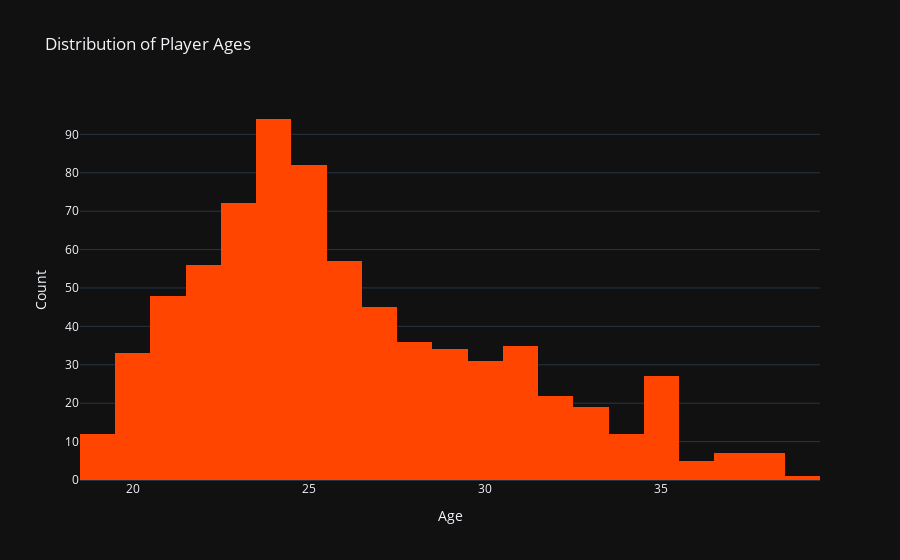
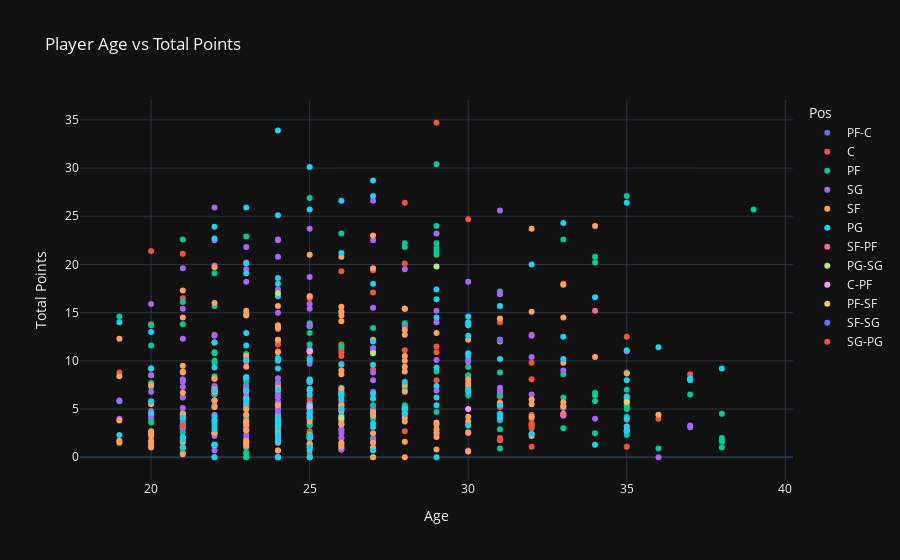
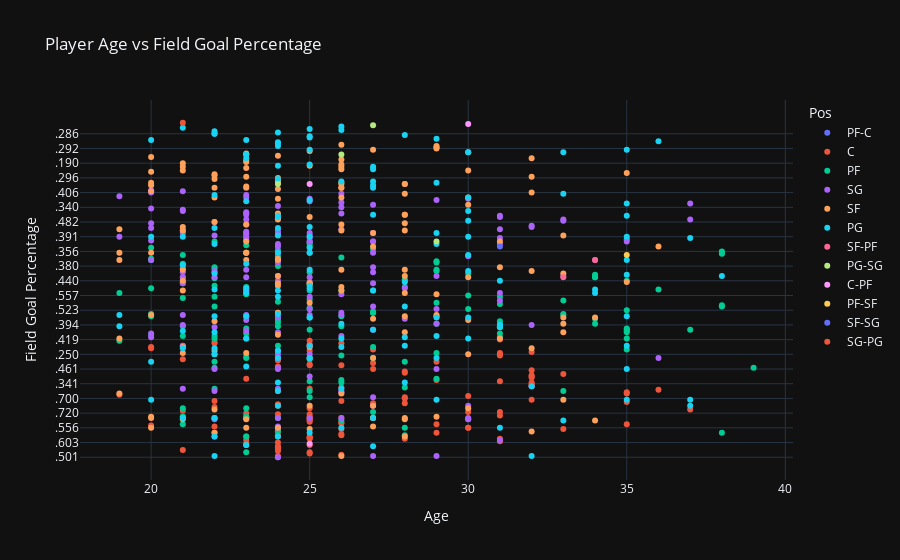
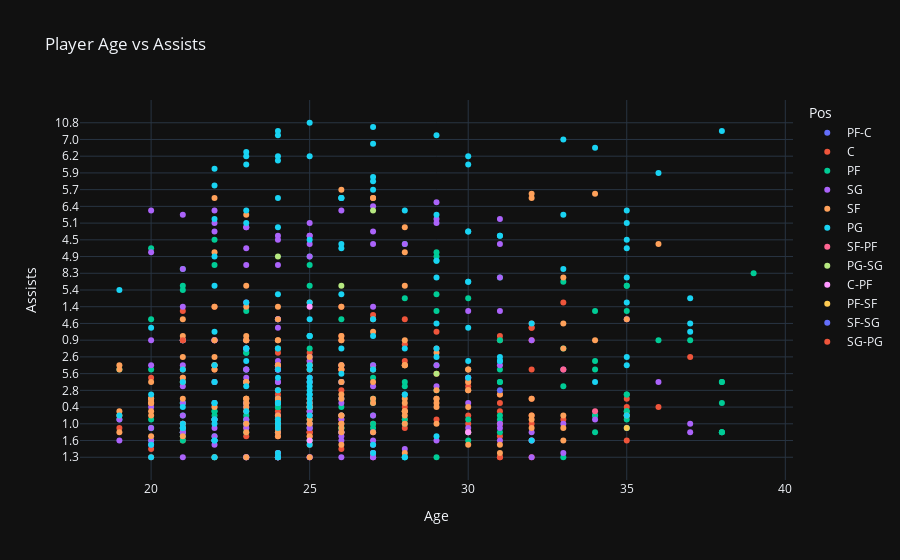

Here is the notebook cell these charts were saved with, in order:
### Code cell
#visualization of age distribution and scatter plots for age vs stats
def plot_histogram_and_scatter(df):
    #histogram for age distribution
    fig_age_histogram = go.Figure()
    fig_age_histogram.add_trace(go.Histogram(x=df['Age'], marker_color='orangered'))
    fig_age_histogram.update_layout(title='Distribution of Player Ages', xaxis_title='Age', yaxis_title='Count', template='plotly_dark')
    fig_age_histogram.show()

    #scatter plots for age vs different stats
    scatter_plots = [
        ('Total_Points', 'Total Points'),
        ('Field_Goal_Percentage', 'Field Goal Percentage'),
        ('Assists', 'Assists')
    ]

    for y_val, label in scatter_plots:
        fig = px.scatter(df, x='Age', y=y_val, color='Pos',
                         title=f'Player Age vs {label}',
                         labels={'Age': 'Age', y_val: label}, template='plotly_dark')
        
        fig.show()

plot_histogram_and_scatter(df)

### Figure 1 — Plotly figure (JSON) as saved in the notebook; plotly's stock layout.template omitted (floating-point values rounded to 4 significant figures; data arrays with more than 128 entries replaced by an {"elided": "..."} marker saying what was removed)
{"data": [{"marker": {"color": "orangered"}, "type": "histogram", "x": {"elided": "735 int values"}}], "layout": {"title": {"text": "Distribution of Player Ages"}, "xaxis": {"title": {"text": "Age"}}, "yaxis": {"title": {"text": "Count"}}}}

### Figure 2 — Plotly figure (JSON) as saved in the notebook; plotly's stock layout.template omitted (floating-point values rounded to 4 significant figures; data arrays with more than 128 entries replaced by an {"elided": "..."} marker saying what was removed)
{"data": [{"hovertemplate": "Pos=PF-C<br>Age=%{x}<br>Total Points=%{y}<extra></extra>", "legendgroup": "PF-C", "marker": {"color": "#636efa", "symbol": "circle"}, "mode": "markers", "name": "PF-C", "orientation": "v", "showlegend": true, "type": "scatter", "x": [24], "xaxis": "x", "y": [7.6], "yaxis": "y"}, {"hovertemplate": "Pos=C<br>Age=%{x}<br>Total Points=%{y}<extra></extra>", "legendgroup": "C", "marker": {"color": "#EF553B", "symbol": "circle"}, "mode": "markers", "name": "C", "orientation": "v", "showlegend": true, "type": "scatter", "x": [24, 26, 25, 25, 24, 21, 24, 24, 24, 25, 23, 24, 31, 31, 31, 25, 25, 25, 24, 26, 29, 24, 23, 24, 26, 30, 22, 30, 20, 29, 26, 25, 25, 25, 25, 25, 25, 31, 25, 23, 30, 21, 37, 25, 22, 24, 24, 24, 24, 28, 28, 35, 22, 32, 28, 28, 30, 19, 27, 35, 35, 24, 35, 36, 25, 26, 26, 26, 32, 32, 32, 32, 31, 29, 23, 32, 32, 32, 23, 23, 23, 33, 28, 28, 32, 24, 27, 24, 24, 26, 25, 23, 27, 29, 24, 21, 22, 25, 25, 23, 31, 31, 31, 32, 25, 27, 31, 33, 20, 26, 20, 21, 25, 22, 26, 22, 25, 31, 26], "xaxis": "x", "y": [7.7, 19.3, 16.5, 16.7, 2.2, 1.5, 11.7, 10.2, 13.3, 4.4, 3.3, 5, 4.4, 5.2, 1.8, 3.4, 0, 4.1, 3.4, 5.7, 11.5, 11, 1.5, 11.8, 11.2, 24.7, 2.6, 8.4, 13.8, 34.7, 5.1, 6.3, 10.9, 4, 2.4, 3.4, 0.3, 14, 7.8, 4.3, 3.4, 16.5, 8.6, 1.2, 6.5, 22.5, 6.8, 0, 7.4, 26.4, 2.7, 3.9, 8.1, 4.4, 5.3, 4.9, 2.5, 8.8, 4.5, 12.5, 1.1, 4.1, 3.2, 4, 1.3, 6.5, 5, 10.5, 3, 4, 3.5, 1.1, 5.7, 10.9, 10.2, 9.8, 8.1, 12.7, 1, 0, 1.5, 5.3, 11.1, 20.1, 3.3, 5.5, 9.1, 7.3, 13.5, 9.7, 5.6, 2.8, 19.4, 8, 2.3, 21.1, 6.8, 2, 0, 9.9, 6.3, 2, 6.3, 3.3, 6, 17.1, 12.2, 18, 8.5, 10.9, 21.4, 4, 2.7, 12.7, 6.8, 7.1, 4.6, 1.8, 11.7], "yaxis": "y"}, {"hovertemplate": "Pos=PF<br>Age=%{x}<br>Total Points=%{y}<extra></extra>", "legendgroup": "PF", "marker": {"color": "#00cc96", "symbol": "circle"}, "mode": "markers", "name": "PF", "orientation": "v", "showlegend": true, "type": "scatter", "x": {"elided": "147 int values"}, "xaxis": "x", "y": {"elided": "147 float values"}, "yaxis": "y"}, {"hovertemplate": "Pos=SG<br>Age=%{x}<br>Total Points=%{y}<extra></extra>", "legendgroup": "SG", "marker": {"color": "#ab63fa", "symbol": "circle"}, "mode": "markers", "name": "SG", "orientation": "v", "showlegend": true, "type": "scatter", "x": {"elided": "154 int values"}, "xaxis": "x", "y": {"elided": "154 float values"}, "yaxis": "y"}, {"hovertemplate": "Pos=SF<br>Age=%{x}<br>Total Points=%{y}<extra></extra>", "legendgroup": "SF", "marker": {"color": "#FFA15A", "symbol": "circle"}, "mode": "markers", "name": "SF", "orientation": "v", "showlegend": true, "type": "scatter", "x": {"elided": "155 int values"}, "xaxis": "x", "y": {"elided": "155 float values"}, "yaxis": "y"}, {"hovertemplate": "Pos=PG<br>Age=%{x}<br>Total Points=%{y}<extra></extra>", "legendgroup": "PG", "marker": {"color": "#19d3f3", "symbol": "circle"}, "mode": "markers", "name": "PG", "orientation": "v", "showlegend": true, "type": "scatter", "x": {"elided": "147 int values"}, "xaxis": "x", "y": {"elided": "147 float values"}, "yaxis": "y"}, {"hovertemplate": "Pos=SF-PF<br>Age=%{x}<br>Total Points=%{y}<extra></extra>", "legendgroup": "SF-PF", "marker": {"color": "#FF6692", "symbol": "circle"}, "mode": "markers", "name": "SF-PF", "orientation": "v", "showlegend": true, "type": "scatter", "x": [34, 33], "xaxis": "x", "y": [15.2, 4.4], "yaxis": "y"}, {"hovertemplate": "Pos=PG-SG<br>Age=%{x}<br>Total Points=%{y}<extra></extra>", "legendgroup": "PG-SG", "marker": {"color": "#B6E880", "symbol": "circle"}, "mode": "markers", "name": "PG-SG", "orientation": "v", "showlegend": true, "type": "scatter", "x": [27, 26, 24, 29], "xaxis": "x", "y": [10.8, 4.1, 17, 19.8], "yaxis": "y"}, {"hovertemplate": "Pos=C-PF<br>Age=%{x}<br>Total Points=%{y}<extra></extra>", "legendgroup": "C-PF", "marker": {"color": "#FF97FF", "symbol": "circle"}, "mode": "markers", "name": "C-PF", "orientation": "v", "showlegend": true, "type": "scatter", "x": [25, 30, 25], "xaxis": "x", "y": [11, 5, 5.3], "yaxis": "y"}, {"hovertemplate": "Pos=PF-SF<br>Age=%{x}<br>Total Points=%{y}<extra></extra>", "legendgroup": "PF-SF", "marker": {"color": "#FECB52", "symbol": "circle"}, "mode": "markers", "name": "PF-SF", "orientation": "v", "showlegend": true, "type": "scatter", "x": [35], "xaxis": "x", "y": [5.7], "yaxis": "y"}, {"hovertemplate": "Pos=SF-SG<br>Age=%{x}<br>Total Points=%{y}<extra></extra>", "legendgroup": "SF-SG", "marker": {"color": "#636efa", "symbol": "circle"}, "mode": "markers", "name": "SF-SG", "orientation": "v", "showlegend": true, "type": "scatter", "x": [31], "xaxis": "x", "y": [12.1], "yaxis": "y"}, {"hovertemplate": "Pos=SG-PG<br>Age=%{x}<br>Total Points=%{y}<extra></extra>", "legendgroup": "SG-PG", "marker": {"color": "#EF553B", "symbol": "circle"}, "mode": "markers", "name": "SG-PG", "orientation": "v", "showlegend": true, "type": "scatter", "x": [21], "xaxis": "x", "y": [3.3], "yaxis": "y"}], "layout": {"legend": {"title": {"text": "Pos"}, "tracegroupgap": 0}, "title": {"text": "Player Age vs Total Points"}, "xaxis": {"anchor": "y", "domain": [0, 1], "title": {"text": "Age"}}, "yaxis": {"anchor": "x", "domain": [0, 1], "title": {"text": "Total Points"}}}}

### Figure 3 — Plotly figure (JSON) as saved in the notebook; plotly's stock layout.template omitted (floating-point values rounded to 4 significant figures; data arrays with more than 128 entries replaced by an {"elided": "..."} marker saying what was removed)
{"data": [{"hovertemplate": "Pos=PF-C<br>Age=%{x}<br>Field Goal Percentage=%{y}<extra></extra>", "legendgroup": "PF-C", "marker": {"color": "#636efa", "symbol": "circle"}, "mode": "markers", "name": "PF-C", "orientation": "h", "showlegend": true, "type": "scatter", "x": [24], "xaxis": "x", "y": [".501"], "yaxis": "y"}, {"hovertemplate": "Pos=C<br>Age=%{x}<br>Field Goal Percentage=%{y}<extra></extra>", "legendgroup": "C", "marker": {"color": "#EF553B", "symbol": "circle"}, "mode": "markers", "name": "C", "orientation": "h", "showlegend": true, "type": "scatter", "x": [24, 26, 25, 25, 24, 21, 24, 24, 24, 25, 23, 24, 31, 31, 31, 25, 25, 25, 24, 26, 29, 24, 23, 24, 26, 30, 22, 30, 20, 29, 26, 25, 25, 25, 25, 25, 25, 31, 25, 23, 30, 21, 37, 25, 22, 24, 24, 24, 24, 28, 28, 35, 22, 32, 28, 28, 30, 19, 27, 35, 35, 24, 35, 36, 25, 26, 26, 26, 32, 32, 32, 32, 31, 29, 23, 32, 32, 32, 23, 23, 23, 33, 28, 28, 32, 24, 27, 24, 24, 26, 25, 23, 27, 29, 24, 21, 22, 25, 25, 23, 31, 31, 31, 32, 25, 27, 31, 33, 20, 26, 20, 21, 25, 22, 26, 22, 25, 31, 26], "xaxis": "x", "y": [".459", ".521", ".634", ".570", ".696", ".636", ".586", ".591", ".581", ".490", ".725", ".603", ".565", ".563", ".583", ".680", 0, ".680", ".508", ".577", ".571", ".525", ".563", ".629", ".484", ".556", ".526", ".556", ".619", ".529", ".601", ".583", ".690", ".480", ".460", ".500", ".167", ".661", ".644", ".720", ".559", ".530", ".511", ".600", ".665", ".444", ".551", 0, ".551", ".583", ".597", ".624", ".654", ".432", ".700", ".515", ".617", ".747", ".597", ".485", ".368", ".471", ".529", ".598", ".429", ".504", ".508", ".500", ".359", ".367", ".341", ".364", ".573", ".510", ".611", ".555", ".562", ".548", ".500", 0, ".500", ".569", ".656", ".516", ".679", ".644", ".461", ".540", ".477", ".691", ".575", ".500", ".594", ".466", ".579", ".537", ".571", ".691", ".000", ".592", ".532", ".250", ".536", ".608", ".408", ".524", ".559", ".484", ".433", ".601", ".465", ".417", ".265", ".649", ".654", ".613", ".538", ".419", ".649"], "yaxis": "y"}, {"hovertemplate": "Pos=PF<br>Age=%{x}<br>Field Goal Percentage=%{y}<extra></extra>", "legendgroup": "PF", "marker": {"color": "#00cc96", "symbol": "circle"}, "mode": "markers", "name": "PF", "orientation": "h", "showlegend": true, "type": "scatter", "x": {"elided": "147 int values"}, "xaxis": "x", "y": {"elided": "147 mixed values"}, "yaxis": "y"}, {"hovertemplate": "Pos=SG<br>Age=%{x}<br>Field Goal Percentage=%{y}<extra></extra>", "legendgroup": "SG", "marker": {"color": "#ab63fa", "symbol": "circle"}, "mode": "markers", "name": "SG", "orientation": "h", "showlegend": true, "type": "scatter", "x": {"elided": "154 int values"}, "xaxis": "x", "y": {"elided": "154 mixed values"}, "yaxis": "y"}, {"hovertemplate": "Pos=SF<br>Age=%{x}<br>Field Goal Percentage=%{y}<extra></extra>", "legendgroup": "SF", "marker": {"color": "#FFA15A", "symbol": "circle"}, "mode": "markers", "name": "SF", "orientation": "h", "showlegend": true, "type": "scatter", "x": {"elided": "155 int values"}, "xaxis": "x", "y": {"elided": "155 mixed values"}, "yaxis": "y"}, {"hovertemplate": "Pos=PG<br>Age=%{x}<br>Field Goal Percentage=%{y}<extra></extra>", "legendgroup": "PG", "marker": {"color": "#19d3f3", "symbol": "circle"}, "mode": "markers", "name": "PG", "orientation": "h", "showlegend": true, "type": "scatter", "x": {"elided": "147 int values"}, "xaxis": "x", "y": {"elided": "147 mixed values"}, "yaxis": "y"}, {"hovertemplate": "Pos=SF-PF<br>Age=%{x}<br>Field Goal Percentage=%{y}<extra></extra>", "legendgroup": "SF-PF", "marker": {"color": "#FF6692", "symbol": "circle"}, "mode": "markers", "name": "SF-PF", "orientation": "h", "showlegend": true, "type": "scatter", "x": [34, 33], "xaxis": "x", "y": [".454", ".439"], "yaxis": "y"}, {"hovertemplate": "Pos=PG-SG<br>Age=%{x}<br>Field Goal Percentage=%{y}<extra></extra>", "legendgroup": "PG-SG", "marker": {"color": "#B6E880", "symbol": "circle"}, "mode": "markers", "name": "PG-SG", "orientation": "h", "showlegend": true, "type": "scatter", "x": [27, 26, 24, 29], "xaxis": "x", "y": [".478", ".396", ".434", ".443"], "yaxis": "y"}, {"hovertemplate": "Pos=C-PF<br>Age=%{x}<br>Field Goal Percentage=%{y}<extra></extra>", "legendgroup": "C-PF", "marker": {"color": "#FF97FF", "symbol": "circle"}, "mode": "markers", "name": "C-PF", "orientation": "h", "showlegend": true, "type": "scatter", "x": [25, 30, 25], "xaxis": "x", "y": [".725", ".558", ".434"], "yaxis": "y"}, {"hovertemplate": "Pos=PF-SF<br>Age=%{x}<br>Field Goal Percentage=%{y}<extra></extra>", "legendgroup": "PF-SF", "marker": {"color": "#FECB52", "symbol": "circle"}, "mode": "markers", "name": "PF-SF", "orientation": "h", "showlegend": true, "type": "scatter", "x": [35], "xaxis": "x", "y": [".437"], "yaxis": "y"}, {"hovertemplate": "Pos=SF-SG<br>Age=%{x}<br>Field Goal Percentage=%{y}<extra></extra>", "legendgroup": "SF-SG", "marker": {"color": "#636efa", "symbol": "circle"}, "mode": "markers", "name": "SF-SG", "orientation": "h", "showlegend": true, "type": "scatter", "x": [31], "xaxis": "x", "y": [".436"], "yaxis": "y"}, {"hovertemplate": "Pos=SG-PG<br>Age=%{x}<br>Field Goal Percentage=%{y}<extra></extra>", "legendgroup": "SG-PG", "marker": {"color": "#EF553B", "symbol": "circle"}, "mode": "markers", "name": "SG-PG", "orientation": "h", "showlegend": true, "type": "scatter", "x": [21], "xaxis": "x", "y": [".399"], "yaxis": "y"}], "layout": {"legend": {"title": {"text": "Pos"}, "tracegroupgap": 0}, "title": {"text": "Player Age vs Field Goal Percentage"}, "xaxis": {"anchor": "y", "domain": [0, 1], "title": {"text": "Age"}}, "yaxis": {"anchor": "x", "domain": [0, 1], "title": {"text": "Field Goal Percentage"}}}}

### Figure 4 — Plotly figure (JSON) as saved in the notebook; plotly's stock layout.template omitted (floating-point values rounded to 4 significant figures; data arrays with more than 128 entries replaced by an {"elided": "..."} marker saying what was removed)
{"data": [{"hovertemplate": "Pos=PF-C<br>Age=%{x}<br>Assists=%{y}<extra></extra>", "legendgroup": "PF-C", "marker": {"color": "#636efa", "symbol": "circle"}, "mode": "markers", "name": "PF-C", "orientation": "h", "showlegend": true, "type": "scatter", "x": [24], "xaxis": "x", "y": ["1.3"], "yaxis": "y"}, {"hovertemplate": "Pos=C<br>Age=%{x}<br>Assists=%{y}<extra></extra>", "legendgroup": "C", "marker": {"color": "#EF553B", "symbol": "circle"}, "mode": "markers", "name": "C", "orientation": "h", "showlegend": true, "type": "scatter", "x": [24, 26, 25, 25, 24, 21, 24, 24, 24, 25, 23, 24, 31, 31, 31, 25, 25, 25, 24, 26, 29, 24, 23, 24, 26, 30, 22, 30, 20, 29, 26, 25, 25, 25, 25, 25, 25, 31, 25, 23, 30, 21, 37, 25, 22, 24, 24, 24, 24, 28, 28, 35, 22, 32, 28, 28, 30, 19, 27, 35, 35, 24, 35, 36, 25, 26, 26, 26, 32, 32, 32, 32, 31, 29, 23, 32, 32, 32, 23, 23, 23, 33, 28, 28, 32, 24, 27, 24, 24, 26, 25, 23, 27, 29, 24, 21, 22, 25, 25, 23, 31, 31, 31, 32, 25, 27, 31, 33, 20, 26, 20, 21, 25, 22, 26, 22, 25, 31, 26], "xaxis": "x", "y": ["1.8", "3.9", "2.7", "1.6", "0.2", "0.6", "1.1", "1.0", "1.2", "0.7", "1.1", "1.3", "1.3", "1.7", "0.2", "0.4", "0.0", "0.4", "0.3", "0.6", "1.2", "1.7", "0.2", "2.1", "2.8", "3.5", "0.4", "0.5", "2.4", "5.6", "0.8", "1.0", "1.5", "0.2", "0.3", "0.4", "0.0", "1.3", "2.5", "0.5", "0.7", "2.4", "2.6", "0.1", "0.8", "2.3", "1.1", "0.0", "1.2", "9.0", "0.4", "0.7", "0.9", "1.6", "1.1", "1.2", "1.0", "1.1", "1.8", "1.6", "0.3", "1.1", "0.4", "0.4", "0.4", "0.9", "0.5", "1.9", "0.7", "0.9", "0.8", "0.3", "1.9", "4.0", "1.3", "4.4", "4.4", "4.6", "0.0", "0.0", "0.0", "1.2", "2.5", "2.0", "1.3", "0.7", "1.0", "1.3", "1.3", "0.8", "0.6", "0.9", "8.2", "2.3", "0.1", "5.0", "1.4", "0.6", "0.0", "1.0", "1.0", "0.0", "1.0", "1.0", "1.7", "1.3", "2.1", "3.3", "1.3", "1.2", "3.9", "1.6", "0.3", "1.2", "0.8", "0.9", "0.6", "0.9", "1.4"], "yaxis": "y"}, {"hovertemplate": "Pos=PF<br>Age=%{x}<br>Assists=%{y}<extra></extra>", "legendgroup": "PF", "marker": {"color": "#00cc96", "symbol": "circle"}, "mode": "markers", "name": "PF", "orientation": "h", "showlegend": true, "type": "scatter", "x": {"elided": "147 int values"}, "xaxis": "x", "y": {"elided": "147 str values"}, "yaxis": "y"}, {"hovertemplate": "Pos=SG<br>Age=%{x}<br>Assists=%{y}<extra></extra>", "legendgroup": "SG", "marker": {"color": "#ab63fa", "symbol": "circle"}, "mode": "markers", "name": "SG", "orientation": "h", "showlegend": true, "type": "scatter", "x": {"elided": "154 int values"}, "xaxis": "x", "y": {"elided": "154 str values"}, "yaxis": "y"}, {"hovertemplate": "Pos=SF<br>Age=%{x}<br>Assists=%{y}<extra></extra>", "legendgroup": "SF", "marker": {"color": "#FFA15A", "symbol": "circle"}, "mode": "markers", "name": "SF", "orientation": "h", "showlegend": true, "type": "scatter", "x": {"elided": "155 int values"}, "xaxis": "x", "y": {"elided": "155 str values"}, "yaxis": "y"}, {"hovertemplate": "Pos=PG<br>Age=%{x}<br>Assists=%{y}<extra></extra>", "legendgroup": "PG", "marker": {"color": "#19d3f3", "symbol": "circle"}, "mode": "markers", "name": "PG", "orientation": "h", "showlegend": true, "type": "scatter", "x": {"elided": "147 int values"}, "xaxis": "x", "y": {"elided": "147 str values"}, "yaxis": "y"}, {"hovertemplate": "Pos=SF-PF<br>Age=%{x}<br>Assists=%{y}<extra></extra>", "legendgroup": "SF-PF", "marker": {"color": "#FF6692", "symbol": "circle"}, "mode": "markers", "name": "SF-PF", "orientation": "h", "showlegend": true, "type": "scatter", "x": [34, 33], "xaxis": "x", "y": ["1.7", "0.8"], "yaxis": "y"}, {"hovertemplate": "Pos=PG-SG<br>Age=%{x}<br>Assists=%{y}<extra></extra>", "legendgroup": "PG-SG", "marker": {"color": "#B6E880", "symbol": "circle"}, "mode": "markers", "name": "PG-SG", "orientation": "h", "showlegend": true, "type": "scatter", "x": [27, 26, 24, 29], "xaxis": "x", "y": ["2.9", "2.2", "4.9", "5.6"], "yaxis": "y"}, {"hovertemplate": "Pos=C-PF<br>Age=%{x}<br>Assists=%{y}<extra></extra>", "legendgroup": "C-PF", "marker": {"color": "#FF97FF", "symbol": "circle"}, "mode": "markers", "name": "C-PF", "orientation": "h", "showlegend": true, "type": "scatter", "x": [25, 30, 25], "xaxis": "x", "y": ["1.6", "0.6", "1.4"], "yaxis": "y"}, {"hovertemplate": "Pos=PF-SF<br>Age=%{x}<br>Assists=%{y}<extra></extra>", "legendgroup": "PF-SF", "marker": {"color": "#FECB52", "symbol": "circle"}, "mode": "markers", "name": "PF-SF", "orientation": "h", "showlegend": true, "type": "scatter", "x": [35], "xaxis": "x", "y": ["1.1"], "yaxis": "y"}, {"hovertemplate": "Pos=SF-SG<br>Age=%{x}<br>Assists=%{y}<extra></extra>", "legendgroup": "SF-SG", "marker": {"color": "#636efa", "symbol": "circle"}, "mode": "markers", "name": "SF-SG", "orientation": "h", "showlegend": true, "type": "scatter", "x": [31], "xaxis": "x", "y": ["2.8"], "yaxis": "y"}, {"hovertemplate": "Pos=SG-PG<br>Age=%{x}<br>Assists=%{y}<extra></extra>", "legendgroup": "SG-PG", "marker": {"color": "#EF553B", "symbol": "circle"}, "mode": "markers", "name": "SG-PG", "orientation": "h", "showlegend": true, "type": "scatter", "x": [21], "xaxis": "x", "y": ["0.9"], "yaxis": "y"}], "layout": {"legend": {"title": {"text": "Pos"}, "tracegroupgap": 0}, "title": {"text": "Player Age vs Assists"}, "xaxis": {"anchor": "y", "domain": [0, 1], "title": {"text": "Age"}}, "yaxis": {"anchor": "x", "domain": [0, 1], "title": {"text": "Assists"}}}}
